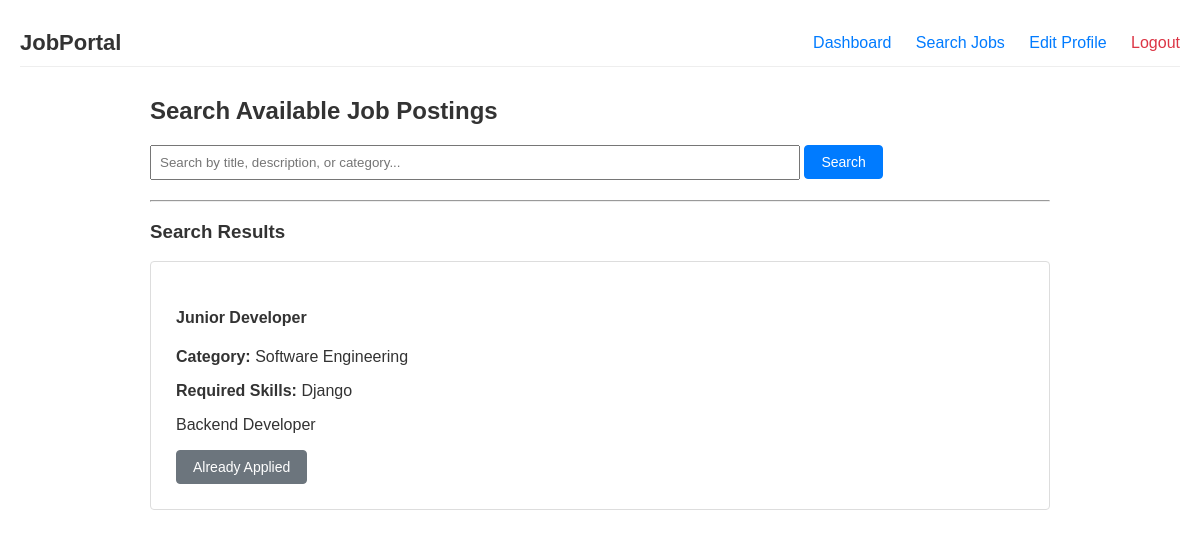
Before: /job/search/ (signed in) with the older database file.
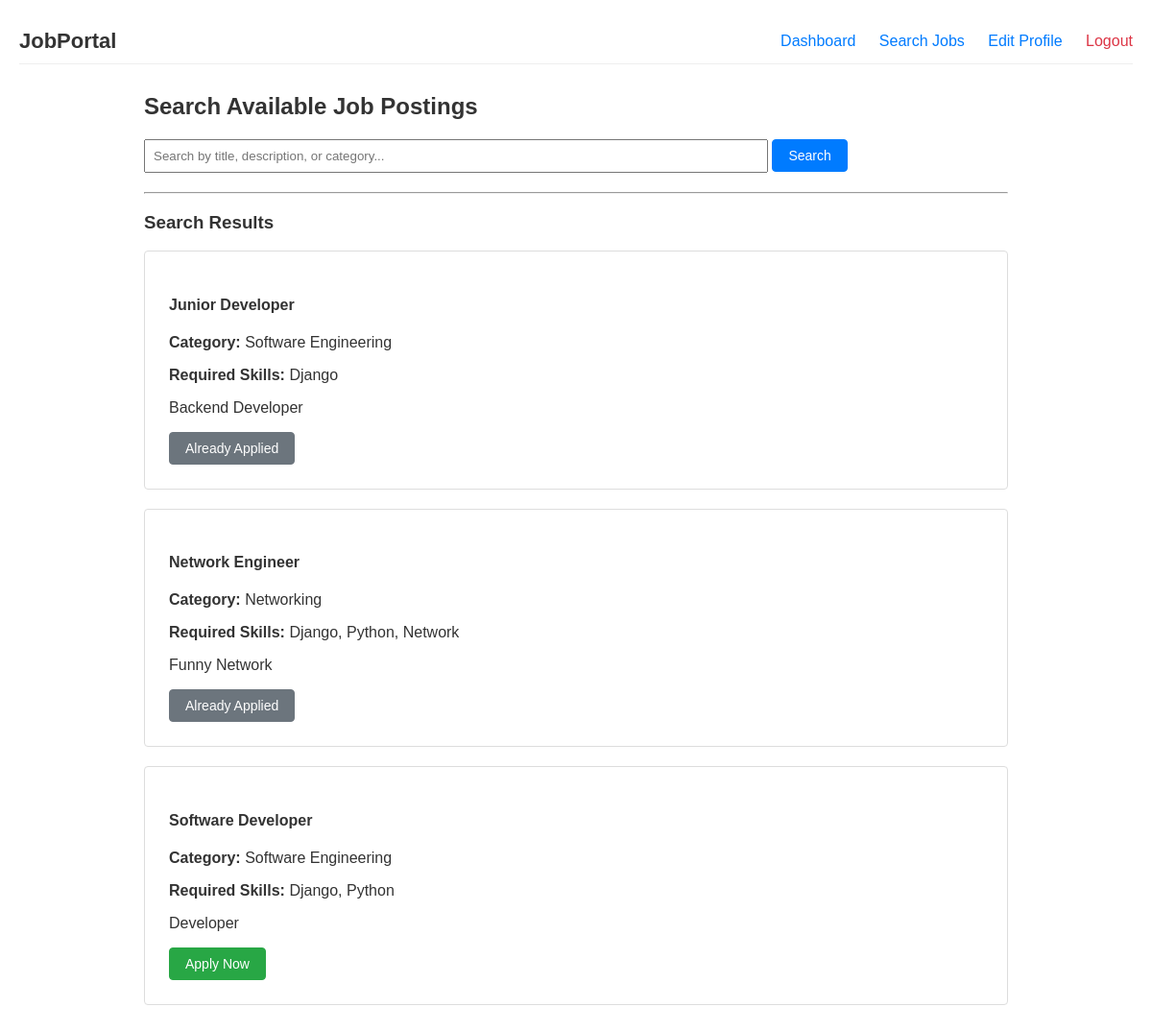
After: the same page with the newer database file.
### jobs/models.py (models this page shows, shortened)
class Job(models.Model):
    recruiter = models.ForeignKey(User, on_delete=models.CASCADE, related_name='posted_jobs')
    title = models.CharField(max_length=200)
    category = models.CharField(max_length=100)
    description = models.TextField()
    skills_required = models.TextField(blank=True)
    created_at = models.DateTimeField(auto_now_add=True)

### jobs/views.py (the view)
# urls.py: path('job/search/', views.job_search_view, name='job_search'),
@login_required
def job_search_view(request):
    query_text = request.GET.get('q', '')
    results = Job.objects.all()
    if query_text:
        results = results.filter(
            Q(title__icontains=query_text) |
            Q(category__icontains=query_text) |
            Q(description__icontains=query_text)
        )
    applied_job_ids = request.user.applications.values_list('job_id', flat=True)
    return render(request, 'job_search.html', {'results': results, 'query': query_text, 'applied_job_ids': applied_job_ids})

### templates/job_search.html
{% extends 'base.html' %}
{% block content %}
    <h2>Search Available Job Postings</h2>
    <form method="GET" action="{% url 'job_search' %}" style="margin-bottom: 20px;">
        <input type="text" name="q" value="{{ query }}" placeholder="Search by title, description, or category..." style="width: 70%; padding: 8px;">
        <button type="submit" class="btn">Search</button>
    </form>
    <hr>
    {% if results %}
        <h3>Search Results</h3>
        {% for job in results %}
            <div class="job-card">
                <h4>{{ job.title }}</h4>
                <p><strong>Category:</strong> {{ job.category }}</p>
                <p><strong>Required Skills:</strong> {{ job.skills_required }}</p>
                <p>{{ job.description }}</p>
                {% if job.id in applied_job_ids %}
                    <button class="btn" disabled style="background:#6c757d; border-color:#6c757d;">Already Applied</button>
                {% else %}
                    <a href="{% url 'apply_job' job.id %}" class="btn btn-success">Apply Now</a>
                {% endif %}
            </div>
        {% endfor %}
    {% else %}
        <p>No job postings found matching your keyword. Try a different term!</p>
    {% endif %}
{% endblock %}

Changed rows visible on the page:
added Job: title "Network Engineer", category "Networking", skills_required "Django, Python, Network", description "Funny Network", shows "Already Applied"
added Job: title "Software Developer", category "Software Engineering", skills_required "Django, Python", description "Developer", shows "Apply Now"
